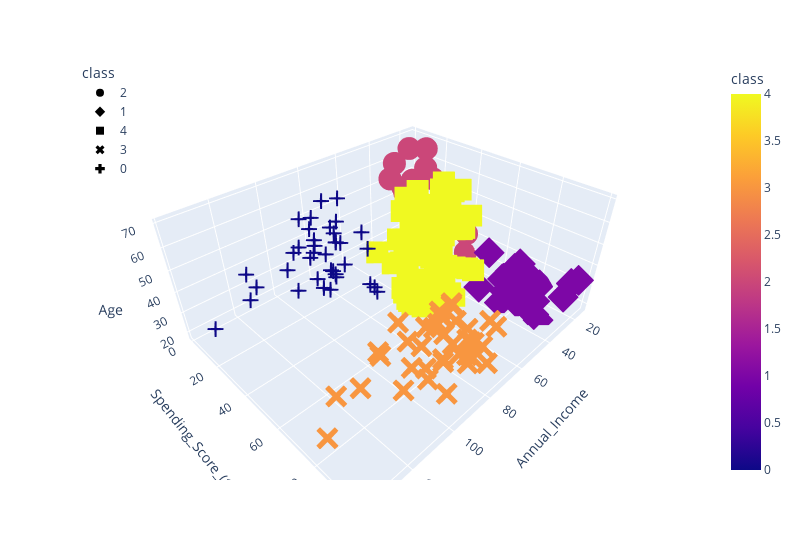

Notebook code cell kept with this figure:
### Code cell
fig = px.scatter_3d(
    df_shopping,
    x="Annual_Income",
    y="Spending_Score_(1-100)",
    z="Age",
    color="class",
    symbol="class",
    width=800,
)
fig.update_layout(legend=dict(x=0, y=1))
fig.show()

### Figure 1 — Plotly figure (JSON) as saved in the notebook; plotly's stock layout.template omitted (floating-point values rounded to 4 significant figures)
{"data": [{"hovertemplate": "class=%{marker.color}<br>Annual_Income=%{x}<br>Spending_Score_(1-100)=%{y}<br>Age=%{z}<extra></extra>", "legendgroup": "2", "marker": {"color": [2, 2, 2, 2, 2, 2, 2, 2, 2, 2, 2, 2, 2, 2, 2, 2, 2, 2, 2, 2, 2, 2, 2], "coloraxis": "coloraxis", "symbol": "circle"}, "mode": "markers", "name": "2", "scene": "scene", "showlegend": true, "type": "scatter3d", "x": [15, 16, 17, 18, 19, 19, 20, 20, 21, 23, 24, 25, 28, 28, 29, 30, 33, 33, 34, 37, 38, 39, 39], "y": [39, 6, 40, 6, 3, 14, 15, 13, 35, 29, 35, 5, 14, 32, 31, 4, 4, 14, 17, 26, 35, 36, 28], "z": [19, 20, 31, 35, 64, 67, 58, 37, 35, 52, 35, 46, 54, 45, 40, 60, 53, 49, 42, 36, 65, 48, 49]}, {"hovertemplate": "class=%{marker.color}<br>Annual_Income=%{x}<br>Spending_Score_(1-100)=%{y}<br>Age=%{z}<extra></extra>", "legendgroup": "1", "marker": {"color": [1, 1, 1, 1, 1, 1, 1, 1, 1, 1, 1, 1, 1, 1, 1, 1, 1, 1, 1, 1, 1, 1], "coloraxis": "coloraxis", "symbol": "diamond"}, "mode": "markers", "name": "1", "scene": "scene", "showlegend": true, "type": "scatter3d", "x": [15, 16, 17, 18, 19, 19, 20, 20, 21, 23, 24, 25, 28, 28, 29, 30, 33, 33, 34, 37, 38, 39], "y": [81, 77, 76, 94, 72, 99, 77, 79, 66, 98, 73, 73, 82, 61, 87, 73, 92, 81, 73, 75, 92, 65], "z": [21, 23, 22, 23, 30, 35, 24, 22, 20, 35, 25, 31, 29, 35, 23, 21, 18, 21, 30, 20, 24, 24]}, {"hovertemplate": "class=%{marker.color}<br>Annual_Income=%{x}<br>Spending_Score_(1-100)=%{y}<br>Age=%{z}<extra></extra>", "legendgroup": "4", "marker": {"color": [4, 4, 4, 4, 4, 4, 4, 4, 4, 4, 4, 4, 4, 4, 4, 4, 4, 4, 4, 4, 4, 4, 4, 4, 4, 4, 4, 4, 4, 4, 4, 4, 4, 4, 4, 4, 4, 4, 4, 4, 4, 4, 4, 4, 4, 4, 4, 4, 4, 4, 4, 4, 4, 4, 4, 4, 4, 4, 4, 4, 4, 4, 4, 4, 4, 4, 4, 4, 4, 4, 4, 4, 4, 4, 4, 4, 4, 4, 4], "coloraxis": "coloraxis", "symbol": "square"}, "mode": "markers", "name": "4", "scene": "scene", "showlegend": true, "type": "scatter3d", "x": [39, 40, 40, 40, 40, 42, 42, 43, 43, 43, 43, 44, 44, 46, 46, 46, 46, 47, 47, 48, 48, 48, 48, 48, 48, 49, 49, 50, 50, 54, 54, 54, 54, 54, 54, 54, 54, 54, 54, 54, 54, 57, 57, 58, 58, 59, 59, 60, 60, 60, 60, 60, 60, 61, 61, 62, 62, 62, 62, 62, 62, 63, 63, 63, 63, 63, 63, 64, 64, 65, 65, 65, 65, 67, 67, 67, 67, 69, 71], "y": [61, 55, 47, 42, 42, 52, 60, 54, 60, 45, 41, 50, 46, 51, 46, 56, 55, 52, 59, 51, 59, 50, 48, 59, 47, 55, 42, 49, 56, 47, 54, 53, 48, 52, 42, 51, 55, 41, 44, 57, 46, 58, 55, 60, 46, 55, 41, 49, 40, 42, 52, 47, 50, 42, 49, 41, 48, 59, 55, 56, 42, 50, 46, 43, 48, 52, 54, 42, 46, 48, 50, 43, 59, 43, 57, 56, 40, 58, 35], "z": [31, 50, 27, 29, 31, 49, 33, 31, 59, 50, 47, 51, 69, 27, 53, 70, 19, 67, 54, 63, 18, 43, 68, 19, 32, 70, 47, 60, 60, 59, 26, 45, 40, 23, 49, 57, 38, 67, 46, 21, 48, 55, 22, 34, 50, 68, 18, 48, 40, 32, 24, 47, 27, 48, 20, 23, 49, 67, 26, 49, 21, 66, 54, 68, 66, 65, 19, 38, 19, 18, 19, 63, 49, 51, 50, 27, 38, 40, 43]}, {"hovertemplate": "class=%{marker.color}<br>Annual_Income=%{x}<br>Spending_Score_(1-100)=%{y}<br>Age=%{z}<extra></extra>", "legendgroup": "3", "marker": {"color": [3, 3, 3, 3, 3, 3, 3, 3, 3, 3, 3, 3, 3, 3, 3, 3, 3, 3, 3, 3, 3, 3, 3, 3, 3, 3, 3, 3, 3, 3, 3, 3, 3, 3, 3, 3, 3, 3, 3], "coloraxis": "coloraxis", "symbol": "x"}, "mode": "markers", "name": "3", "scene": "scene", "showlegend": true, "type": "scatter3d", "x": [69, 70, 71, 71, 71, 72, 73, 73, 74, 75, 76, 77, 77, 78, 78, 78, 78, 78, 78, 79, 81, 85, 86, 87, 87, 87, 88, 88, 93, 97, 98, 99, 101, 103, 103, 113, 120, 126, 137], "y": [91, 77, 95, 75, 75, 71, 88, 73, 72, 93, 87, 97, 74, 90, 88, 76, 89, 78, 73, 83, 93, 75, 95, 63, 75, 92, 86, 69, 90, 86, 88, 97, 68, 85, 69, 91, 79, 74, 83], "z": [39, 31, 40, 38, 39, 31, 29, 32, 35, 32, 32, 28, 32, 34, 39, 38, 27, 30, 30, 29, 31, 36, 33, 32, 28, 36, 30, 27, 35, 32, 29, 30, 28, 36, 32, 38, 35, 32, 30]}, {"hovertemplate": "class=%{marker.color}<br>Annual_Income=%{x}<br>Spending_Score_(1-100)=%{y}<br>Age=%{z}<extra></extra>", "legendgroup": "0", "marker": {"color": [0, 0, 0, 0, 0, 0, 0, 0, 0, 0, 0, 0, 0, 0, 0, 0, 0, 0, 0, 0, 0, 0, 0, 0, 0, 0, 0, 0, 0, 0, 0, 0, 0, 0, 0, 0, 0], "coloraxis": "coloraxis", "symbol": "cross"}, "mode": "markers", "name": "0", "scene": "scene", "showlegend": true, "type": "scatter3d", "x": [70, 71, 71, 72, 73, 73, 74, 75, 76, 77, 77, 78, 78, 78, 78, 78, 78, 79, 81, 85, 86, 87, 87, 87, 88, 88, 93, 97, 98, 99, 101, 103, 103, 113, 120, 126, 137], "y": [29, 11, 9, 34, 5, 7, 10, 5, 40, 12, 36, 22, 17, 20, 16, 1, 1, 35, 5, 26, 20, 27, 13, 10, 13, 15, 14, 32, 15, 39, 24, 17, 23, 8, 16, 28, 18], "z": [23, 59, 47, 25, 20, 44, 19, 57, 28, 25, 48, 34, 43, 44, 47, 37, 34, 56, 19, 50, 42, 36, 40, 36, 52, 58, 59, 37, 46, 41, 54, 41, 34, 33, 47, 45, 32]}], "layout": {"coloraxis": {"colorbar": {"title": {"text": "class"}}, "colorscale": [[0, "#0d0887"], [0.1111, "#46039f"], [0.2222, "#7201a8"], [0.3333, "#9c179e"], [0.4444, "#bd3786"], [0.5556, "#d8576b"], [0.6667, "#ed7953"], [0.7778, "#fb9f3a"], [0.8889, "#fdca26"], [1, "#f0f921"]]}, "legend": {"title": {"text": "class"}, "tracegroupgap": 0, "x": 0, "y": 1}, "margin": {"t": 60}, "scene": {"domain": {"x": [0, 1], "y": [0, 1]}, "xaxis": {"title": {"text": "Annual_Income"}}, "yaxis": {"title": {"text": "Spending_Score_(1-100)"}}, "zaxis": {"title": {"text": "Age"}}}, "width": 800}}
